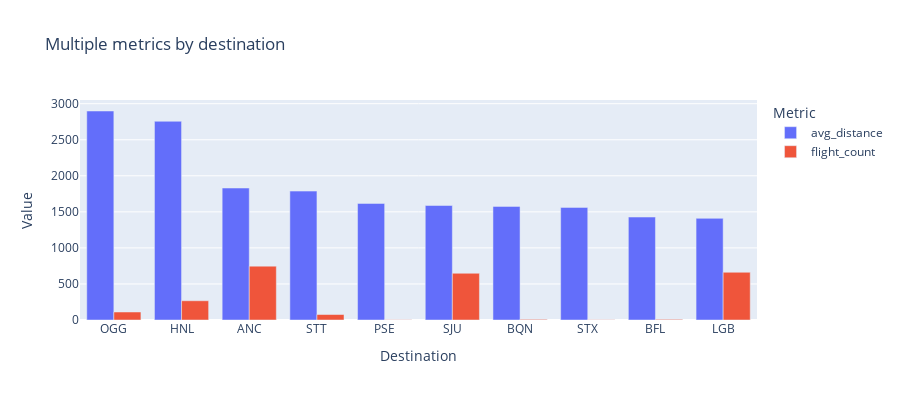

Here is the notebook cell this chart was saved with:
### Code cell
# note: We use Image to display image in Github.
# For regular usage, you can use .chart() and the result will be displayed in the notebook.
flights_sm.query(
    dimensions=["destination"],
    measures=["avg_distance", "flight_count"],
    order_by=[("avg_distance", "desc")],
    limit=10,
).plotly_chart()

### Figure 1 — Plotly figure (JSON) as saved in the notebook; plotly's stock layout.template omitted (floating-point values rounded to 4 significant figures)
{"data": [{"alignmentgroup": "True", "hovertemplate": "Metric=avg_distance<br>Destination=%{x}<br>Value=%{y}<extra></extra>", "legendgroup": "avg_distance", "marker": {"color": "#636efa", "pattern": {"shape": ""}}, "name": "avg_distance", "offsetgroup": "avg_distance", "orientation": "v", "showlegend": true, "textposition": "auto", "type": "bar", "x": ["OGG", "HNL", "ANC", "STT", "PSE", "SJU", "BQN", "STX", "BFL", "LGB"], "xaxis": "x", "y": [2899.0, 2756.0, 1831.0, 1788.0, 1617.0, 1588.0, 1576.0, 1562.0, 1428.0, 1410.0], "yaxis": "y"}, {"alignmentgroup": "True", "hovertemplate": "Metric=flight_count<br>Destination=%{x}<br>Value=%{y}<extra></extra>", "legendgroup": "flight_count", "marker": {"color": "#EF553B", "pattern": {"shape": ""}}, "name": "flight_count", "offsetgroup": "flight_count", "orientation": "v", "showlegend": true, "textposition": "auto", "type": "bar", "x": ["OGG", "HNL", "ANC", "STT", "PSE", "SJU", "BQN", "STX", "BFL", "LGB"], "xaxis": "x", "y": [111.0, 267.0, 747.0, 76.0, 3.0, 648.0, 9.0, 3.0, 9.0, 662.0], "yaxis": "y"}], "layout": {"autosize": true, "barmode": "group", "height": 400, "legend": {"title": {"text": "Metric"}, "tracegroupgap": 0}, "title": {"text": "Multiple metrics by destination"}, "xaxis": {"anchor": "y", "domain": [0, 1], "title": {"text": "Destination"}}, "yaxis": {"anchor": "x", "domain": [0, 1], "title": {"text": "Value"}}}}
